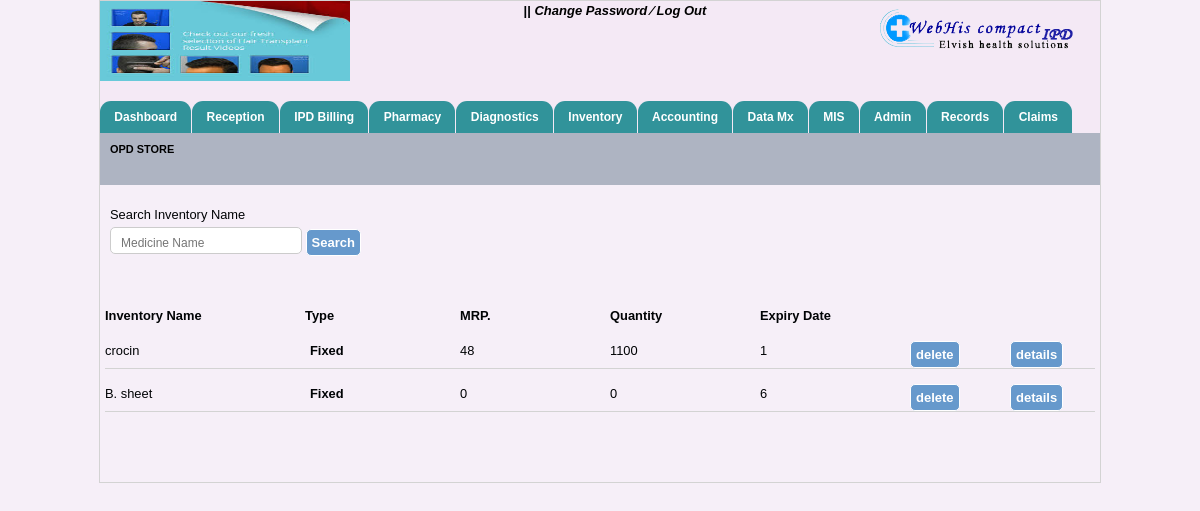
The app's page /opd_store.php with its own data.
### tables this page shows
CREATE TABLE IF NOT EXISTS `hospitals_info` (
  `hospital_name` varchar(40) NOT NULL,
  `hospital_add` varchar(40) NOT NULL,
  `hospital_email` varchar(40) NOT NULL,
  `hospital_helpline` int(40) NOT NULL,
  `hospital_fax` int(40) NOT NULL,
  `reception_no` varchar(100) NOT NULL,
  `ambulance_no` varchar(100) NOT NULL,
  `emergency_no` varchar(100) NOT NULL,
  `logo_path` varchar(200) NOT NULL,
  `img_path` varchar(200) NOT NULL
);

CREATE TABLE IF NOT EXISTS `inventory_store` (
  `in_id` int(200) NOT NULL AUTO_INCREMENT,
  `in_name` varchar(200) NOT NULL,
  `type` varchar(200) NOT NULL,
  `unit price` int(200) NOT NULL,
  `mrp` int(200) NOT NULL,
  `quantity` varchar(200) NOT NULL,
  `ex_date` varchar(200) NOT NULL,
  PRIMARY KEY (`in_id`)
);

### opd_store.php (the view, shortened to what this page needs)
<?php
	include("header.php");
include("menubar.php");
?>
  <div id="opd_bill" style="height:40px;">
            <span style="float:left; width:200px; "><strong>OPD STORE</strong></span>
    </div>
  <div style="width:990px; margin:20px auto;" id="search_exist">
          <div id="search_txt" class="p_adding">Search Inventory Name</div>
            <div class="p_adding">
              <span>
<input type="text" name="search" placeholder="Medicine Name" id="inputStringCo" onKeyUp="lookupCo(this.value);" onBlur="fillCo();"  /></span>
                <span><input type="submit" name="find" value="Search" class="btn"/></span>
            </div>
        </div>
   <div style="width:990px; margin:50px auto;">
  		 <div class="field_bg">
              <div style="float:left; width:200px; "><strong>Inventory Name</strong></div>
              <div style="float:left; width:150px; margin-right:5px;"><strong>Type</strong></div>
              <div style="float:left; width:150px; "><strong>MRP.</strong></div>
              <div style="float:left; width:150px; "><strong>Quantity</strong></div>
              <div style="float:left; width:200px; "><strong>Expiry Date</strong></div>
                <?php $res3=mysql_query("select * from inventory_store");
                while($row3=mysql_fetch_array($res3)){	?>
                  <form method="post">
                    <div style="float:left; width:200px; margin-right:5px;"><?php echo $row3[1];?></div>
             			  <div style="float:left; width:150px; "><strong><?php echo $row3[2];?></strong></div>
                    <div style="float:left; width:150px; "><?php echo $row3[3];?></div>
      		          <div style="float:left; width:150px; "><?php echo $row3[4];?></div>
                    <div style="float:left; width:150px;"><?php echo $row3[5];?></div>
                    <div style="float:left; width:100px; "><input type="submit"name="del" value="delete" class="btn"/></div>
                    <div style="float:left; width: 4px; "><input type="submit"name="details" value="details" class="btn"/></div>
	            <div class="cls" style="margin-top:15px;  border-bottom:1px solid lightgray;"></div>
        </form>
             <?php
             }
             ?>
      </div>
  </div>
  <?php
  	include("footer.php");
  ?>

### header.php (shortened to what this page needs)
<!DOCTYPE html PUBLIC "-//W3C//DTD XHTML 1.0 Transitional//EN" "http://www.w3.org/TR/xhtml1/DTD/xhtml1-transitional.dtd">
<html xmlns="http://www.w3.org/1999/xhtml">
<head>
    <link rel="stylesheet" href="includes1/searchStyle.css" type="text/css">
    <link rel="stylesheet" href="includes2/searchStyle.css" type="text/css">
    <link rel="stylesheet" href="includesConsumable/searchStyle.css" type="text/css">
    <link rel="stylesheet" href="includesMedicine/searchStyle.css" type="text/css">
    <link rel="stylesheet" href="includesAd/searchStyle.css" type="text/css">
    <link rel="stylesheet" href="includesCo/searchStyle.css" type="text/css">
	<link rel="stylesheet" href="patient-css.css" type="text/css">
    <link rel="stylesheet" href="includesOt/searchStyle.css" type="text/css">
    <link rel="stylesheet" href="includesIp/searchStyle.css" type="text/css">
    <link rel="stylesheet" href="includesCoP/searchStyle.css" type="text/css">
    <link rel="stylesheet" href="includesVp/searchStyle.css" type="text/css">
    <link rel="stylesheet" href="includesVpP/searchStyle.css" type="text/css">
    <link rel="stylesheet" href="includesD/searchStyle.css" type="text/css">
    <link rel="stylesheet" href="includesDs/searchStyle.css" type="text/css">
    <link rel="stylesheet" href="includesR/searchStyle.css" type="text/css">
    <link rel="stylesheet" href="includesDi/searchStyle.css" type="text/css">
<link rel="stylesheet" type="text/css" href="css/doc.css" />
<link rel="stylesheet" type="text/css" href="css/jquery.timeentry.css" />
<link rel="stylesheet" type="text/css" href="css/jquery.timepicker.css" />
<link rel="stylesheet" type="text/css" href="css/jquey-ui.css" />
<link rel="stylesheet" type="text/css" href="css/login-code.css" />
<link rel="stylesheet" type="text/css" href="css/mainstyle.css" />
<link rel="stylesheet" type="text/css" href="css/style_by.css" />
<link rel="stylesheet" type="text/css" href="css/tabcode.css" />
<link rel="stylesheet" type="text/css" href="css/tab-code.css" />
<link rel="stylesheet" type="text/css" href="css/patient-css.css" />
</head>
<body>
<div id="container">
	<div id="header" style="background:rgba(243, 232, 245, 0.67); width:1000px;">
    	<div id="logo_side">
        	<?php
				$data=mysql_query("select * from hospitals_info");
				$info=mysql_fetch_array($data);
                                echo '<img src="'.$info['logo_path'].'" height="100"/>';
                                ?>
        </div>
        	<div class="welcome" style="width:530px;">
            <span id="sign">
                <?php echo $_SESSION['uname']; echo $_SESSION['uid'];  ?> ||
            	<a href="#">Change Password </a>
                <a href="#">&frasl;</a>
                <a href="log_out.php" onclick="disableBackButton()">Log Out</a>
             </span>
            </div>
        <div id="sign_in_up">
             <div id="power_by"><img src="image/logo.png" align="left"/></div>
        </div>
    </div>

### includesConsumable/searchStyle.css (style rules this page uses)
body { font-family:Arial, Helvetica, sans-serif; font-size:11px; color:000; }

### includesCo/searchStyle.css (style rules this page uses)
body { font-family:Arial, Helvetica, sans-serif; font-size:11px; color:000; }

### includesOt/searchStyle.css (style rules this page uses)
body { font-family:Arial, Helvetica, sans-serif; font-size:11px; color:000; }

### includesIp/searchStyle.css (style rules this page uses)
body { font-family:Arial, Helvetica, sans-serif; font-size:11px; color:000; }

### includesCoP/searchStyle.css (style rules this page uses)
body { font-family:Arial, Helvetica, sans-serif; font-size:11px; color:000; }

### includesVp/searchStyle.css (style rules this page uses)
body { font-family:Arial, Helvetica, sans-serif; font-size:11px; color:000; }

### includesVpP/searchStyle.css (style rules this page uses)
body { font-family:Arial, Helvetica, sans-serif; font-size:11px; color:000; }

### includesD/searchStyle.css (style rules this page uses)
body { font-family:Arial, Helvetica, sans-serif; font-size:11px; color:000; }

### includesDs/searchStyle.css (style rules this page uses)
body { font-family:Arial, Helvetica, sans-serif; font-size:11px; color:000; }

### includesR/searchStyle.css (style rules this page uses)
body { font-family:Arial, Helvetica, sans-serif; font-size:11px; color:000; }

### includesDi/searchStyle.css (style rules this page uses)
body { font-family:Arial, Helvetica, sans-serif; font-size:11px; color:000; }

### css/doc.css (style rules this page uses)
body { margin:0; padding:0; font-size:80.5%; font-family:Arial,'Lucida sans unicode'; line-height:20px; text-align:left; width:100%; color:#000305; }
* { margin:0px; padding:0px; }
a { text-decoration:none; }
div, table, h1, h2, h3, h4, h5, h6, span, tr, td, img, form { margin:0px; padding:0px; border:none; }
.p_adding { padding:0px 5px; }
#container { margin:0px auto; padding:0px; width:1000px; border:1px solid lightgray; }
#container #header { height:85px; width:1000px; margin:0 auto; }
#container #header #logo_side { width:25%; float:left; }
.welcome { float:left; width:55%; text-align:center; }
#container #header #logo_side img { width:150px; height:80px; margin-top:0px; padding:0px; }
#container #header #sign_in_up { width:20%; float:left; margin-top:0.5%; }

### css/login-code.css (style rules this page uses)
input[type="text"],input[type="password"],input[type="date"] { width: 170px; height: 25px; padding: 5px 10px 0px 10px; margin:2px 0 0px 0; background:#FFF; border-radius: 5px; -moz-border-radius: 5px; -webkit-border-radius: 5px; font-family:Arial, Arial, Helvetica, sans-serif; font-size: 14px; color:#000; border:1px solid #CCC; }

### css/mainstyle.css (style rules this page uses)
body { background:rgba(243, 232, 245, 0.67); margin:0px; padding:0px width:100%; }
html { width:100%; }
.cls { clear:both; }
* { margin:0px; padding:0px; }
* { font:Georgia, "Times New Roman", Times, serif }

### css/style_by.css (style rules this page uses)
* { margin:0px; padding:0px; }
a { text-decoration:none; }
div, table, h1, h2, h3, h4, h5, h6, span, tr, td, img, form { margin:0px; padding:0px; border:none; }
.p_adding { padding:0px 5px; }
#container { margin:0px auto; padding:0px; width:1000px; border:1px solid lightgray; }
#container #header { height:100px; width:1000px; margin:0 auto; }
#container #header #logo_side { width:25%; float:left; }
.welcome { float:left; width:55%; text-align:center; font-weight:700; font-size:13px; }
.welcome #sign a { color:#000; font-style:italic }
#container #header #logo_side img { width:100%; }
#container #header #sign_in_up { width:20%; float:left; margin-top:0.5%; }
#opd_bill { background:#AEB4C2; color:#000; font-size:85%; margin:0 auto; width:98%; padding:6px 1%; }
.btn { background:#6699cc; color:#FFFFFF !important; font-size:13px; padding:5px; cursor:pointer; border:1px solid #FFF; border-radius:5px; font-weight:700; }
input[type="text"] { height:20px; border:1px solid #CCC; border-radius:5px; font-size:12px; font-weight:300; }

### records on screen
hospitals_info: logo_path (picture)
inventory_store: in_name "crocin", type "Fixed", unit price "48", mrp "1100", quantity "1"
inventory_store: in_name "B. sheet", type "Fixed", unit price "0", mrp "0", quantity "6"
